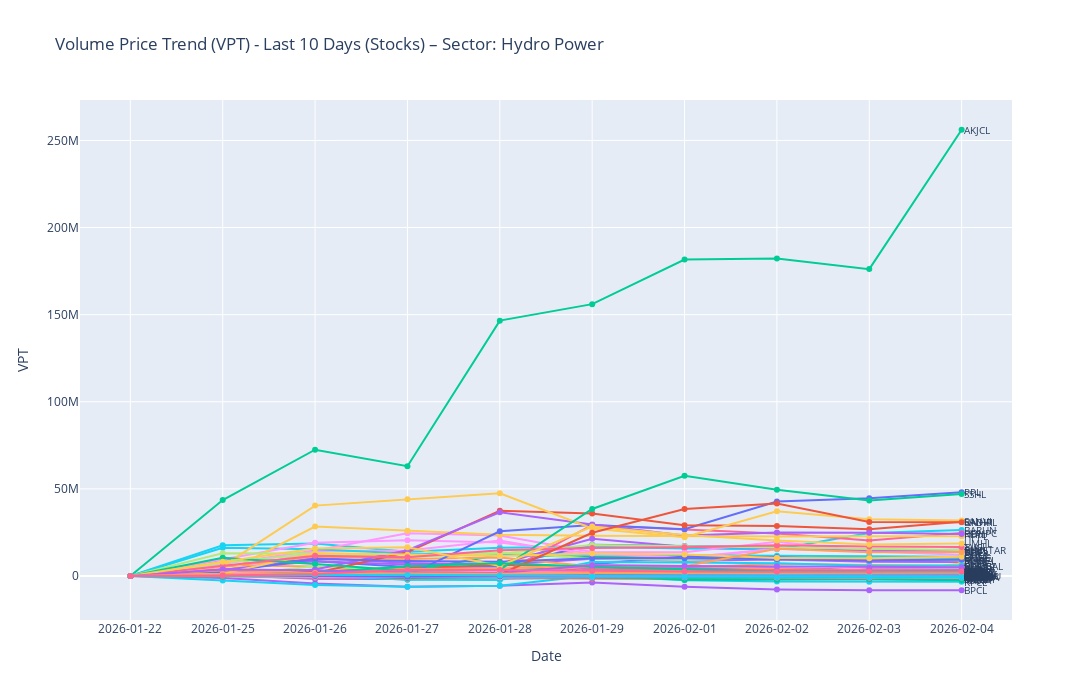

The cell this chart's notebook holds for it:
### Code cell
days = 10
calculate_and_plot_vpt(adjusted_price_sectorwise, 'stocks', days, 'Hydro Power')
